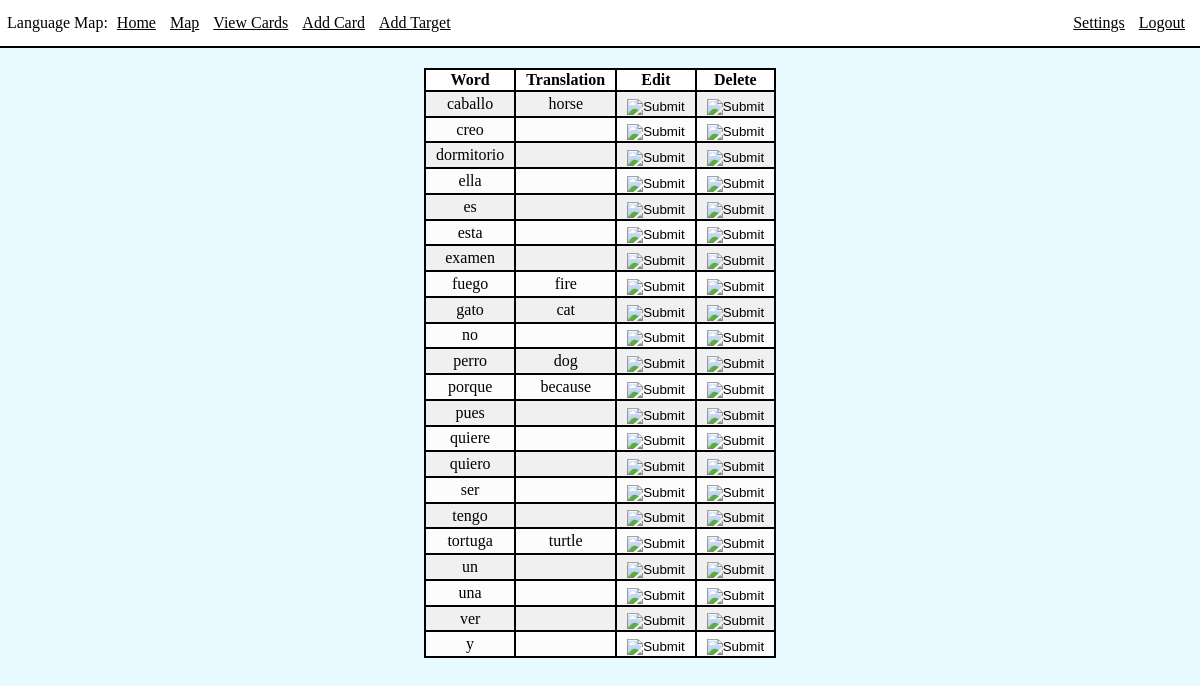
Page /viewCards (signed in) on the earlier database version.
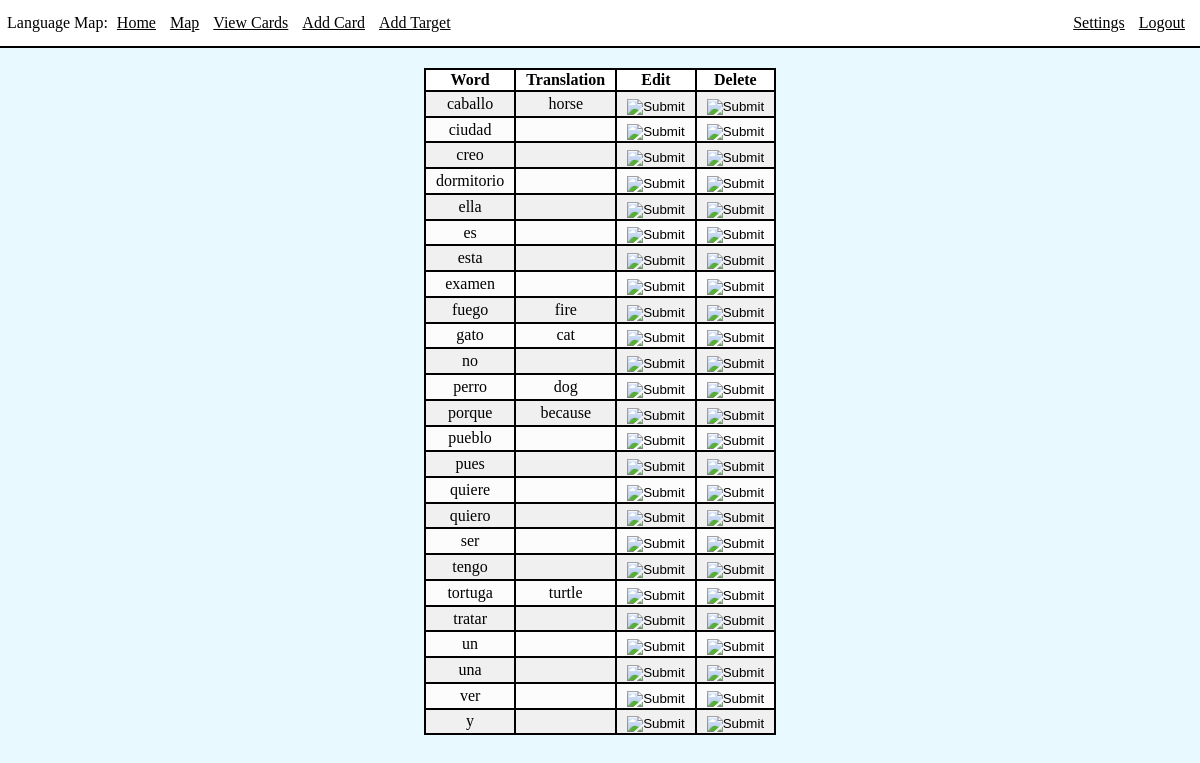
Same page on the later database version.
### app/models.py (models this page shows, shortened)
class Card(db.Model):
    id = db.Column(db.Integer, primary_key=True)
    word = db.Column(db.String(64), index=True, unique=True)
    translation = db.Column(db.String(1000), index=True)

### app/routes.py (the view)
@app.route('/viewCards')
@login_required
def viewCards():
    cards = Card.query.filter().order_by(Card.word)
    return render_template('viewCards.html', title='View Cards', cards=cards)

### app/models.py (called while the page is built)
@login.user_loader
def load_user(id):
    return User.query.get(int(id))

### app/templates/viewCards.html
{% extends "base.html" %}
{% block content %}
<div class="int">
    <table>
        <thead>
            <th>Word</th>
            <th>Translation</th>
            <th>Edit</th>
            <th>Delete</th>
        </thead>
        <tbody>
        {% for card in cards %}
        <tr>
            <td>{{ card.word }}</td>
            <td>{{ card.translation }}</td>
            <td>
                <form action="{{ url_for('editCard', cardID=card.id )}}" method="POST">
                    <input type="image" class="btnimg" src="../static/images/edit.png">
                </form>
            </td>
            <td>
                <form action="{{ url_for('deleteCard', cardID=card.id) }}" method="POST">
                    <input type="image" class="btnimg" src="../static/images/delete.png">
                </form>
            </td>
        </tr>
        {% endfor %}
        </tbody>
    </table>
</div>
{% endblock %}

### app/templates/base.html (shortened to what this page needs)
<!DOCTYPE html>
<link rel="stylesheet" href="{{ url_for('static', filename='style.css') }}">
<html>
    <head>
        <div>
            <div class="nav">
            Language Map:
            <a class="navlink" href="/index">Home</a>
            {%if current_user.is_anonymous %}
            <div class="right">
                <a class="navlink" href="/login">Login</a>
            </div>
            {% else %}
            <a class="navlink" href="/map">Map</a>
            <a class="navlink"href="/viewCards">View Cards</a>
            <a class="navlink" href="/addCard">Add Card</a>
            <a class="navlink" href="/addTarget">Add Target</a>
            <div class="right">
                <a class="navlink" href="/settings">Settings</a>
                <a class="navlink" href="/logout">Logout</a>
            </div>
            {% endif %}
            </div>
        </div>
        </head>
        <body>
            <div class="content">
            {% block content %}{% endblock %}
            </div>
    </body>
</html>

### app/static/style.css (style rules this page uses)
html, body { background-color: rgb(232, 250, 255); margin: 0px; padding: 0px; }
.content { margin: 0px; }
.int { margin: 20px; }
a { color: black; }
.nav { background-color: white; padding: 7px; padding-top: 14px; padding-bottom: 14px; border-bottom: 2px solid black; }
.navlink { padding-left: 5px; padding-right: 5px; }
.right { display: inline-block; position: fixed; right: 10px; }
table { margin-left: auto; margin-right: auto; border: 2px solid black; text-align: center; border-collapse: collapse; }
thead { background-color: white; }
th, td { border: 2px solid black; padding-left: 10px; padding-right: 10px; }
tbody { background-color: rgb(240, 240, 240); }
tr:nth-child(even) { background-color: rgb(252, 252, 252); }
.btnimg { position: relative; margin-top: 10%; margin-left: auto; }

Differences in the rows shown:
added Card: word "ciudad"
added Card: word "pueblo"
added Card: word "tratar"
